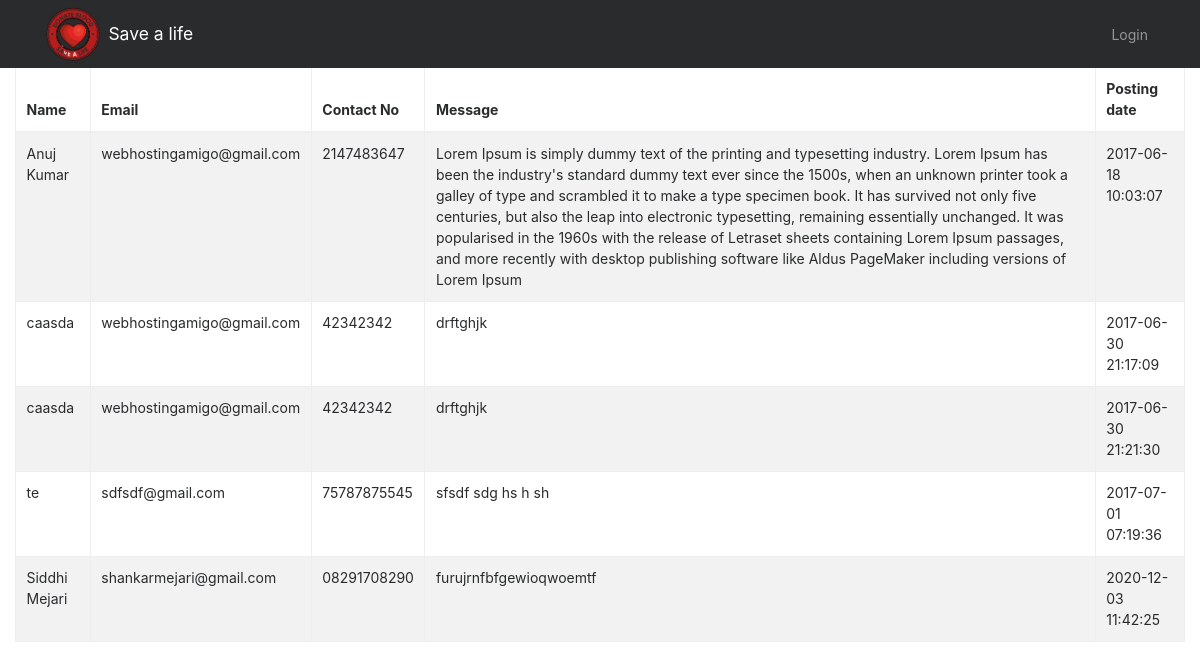
/bbdms/admin/manage-conactusquery.php, run on the app's committed database.
### tables this page shows
CREATE TABLE `tblcontactusquery` (
  `id` int(11) NOT NULL,
  `username` varchar(100) DEFAULT NULL,
  `EmailId` varchar(120) DEFAULT NULL,
  `ContactNumber` char(11) DEFAULT NULL,
  `Message` longtext DEFAULT NULL,
  `PostingDate` timestamp NOT NULL DEFAULT current_timestamp()
);

### bbdms/admin/manage-conactusquery.php (the view, shortened to what this page needs)
<!doctype html>
<html lang="en" class="no-js">
<head>
	<link rel="stylesheet" href="css/font-awesome.min.css">
	<link rel="stylesheet" href="css/bootstrap.min.css">
	<link rel="stylesheet" href="css/style.css">
</head>
<body>
	<?php include('includes/header.php');?>
	<div class="ts-main-content">
			<div class="container-fluid">
				<div class="row">
					<div class="col-md-12">
						<h2 class="page-title">Manage Contact Us Queries</h2>
						<div class="panel panel-default">
							<div class="panel-body">
								<table class="display table table-striped table-bordered table-hover" cellspacing="0" width="100%">
									<thead>
										<tr>
											<th>Name</th>
											<th>Email</th>
											<th>Contact No</th>
											<th>Message</th>
											<th>Posting date</th>
										</tr>
									</thead>
									<tbody>
									<?php
                        $conn = mysqli_connect("localhost","root","","bbdms");
                        if($conn)
                        {
                            $sql = "SELECT * FROM  tblcontactusquery";
                            $result = mysqli_query($conn,$sql);
                            while($row = mysqli_fetch_assoc($result))
                            {
								echo '<tr>
								<td>'.$row["username"].'</td>
								<td>'.$row["EmailId"].'</td>
								<td>'.$row["ContactNumber"].'</td>
								<td>'.$row["Message"].'</td>
								<td>'.$row["PostingDate"].'</td>
							</tr>';
                            }
                        }else{
                            echo mysqli_connect_error($conn);
                        }
                ?>
									</tbody>
								</table>
							</div>
						</div>
					</div>
				</div>
			</div>
		</div>
</body>
</html>

### bbdms/admin/css/style.css (style rules this page uses)
html { font-size: 14px; }
@media only screen and (min-width: 480px) { html { font-size: 17px; } }
@media only screen and (min-width: 768px) { html { font-size: 14px; } }
body { font-size: 1em; }
.panel { overflow: hidden; }
.page-title { padding-bottom: 15px; margin-bottom: 20px; border-bottom: 1px solid #f0f0f0; }

### data on the page
tblcontactusquery: username "Anuj Kumar", EmailId "webhostingamigo@gmail.com", ContactNumber "2147483647", Message "Lorem Ipsum is simply dummy text of the printing and typesetting industry. Lorem Ipsum has been the industry's standard dummy text ever since the 1500s, when an unknown printer took a galley of type and scrambled it to make a type specimen book. It has survived not only five centuries, but also the leap into electronic typesetting, remaining essentially unchanged. It was popularised in the 1960s with the release of Letraset sheets containing Lorem Ipsum passages, and more recently with desktop publishing software like Aldus PageMaker including versions of Lorem Ipsum", PostingDate "2017-06-18 10:03:07"
tblcontactusquery: username "caasda", EmailId "webhostingamigo@gmail.com", ContactNumber "42342342", Message "drftghjk", PostingDate "2017-06-30 21:17:09"
tblcontactusquery: username "caasda", EmailId "webhostingamigo@gmail.com", ContactNumber "42342342", Message "drftghjk", PostingDate "2017-06-30 21:21:30"
tblcontactusquery: username "te", EmailId "sdfsdf@gmail.com", ContactNumber "75787875545", Message "sfsdf sdg hs h sh", PostingDate "2017-07-01 07:19:36"
tblcontactusquery: username "Siddhi Mejari", EmailId "shankarmejari@gmail.com", ContactNumber "08291708290", Message "furujrnfbfgewioqwoemtf", PostingDate "2020-12-03 11:42:25"
